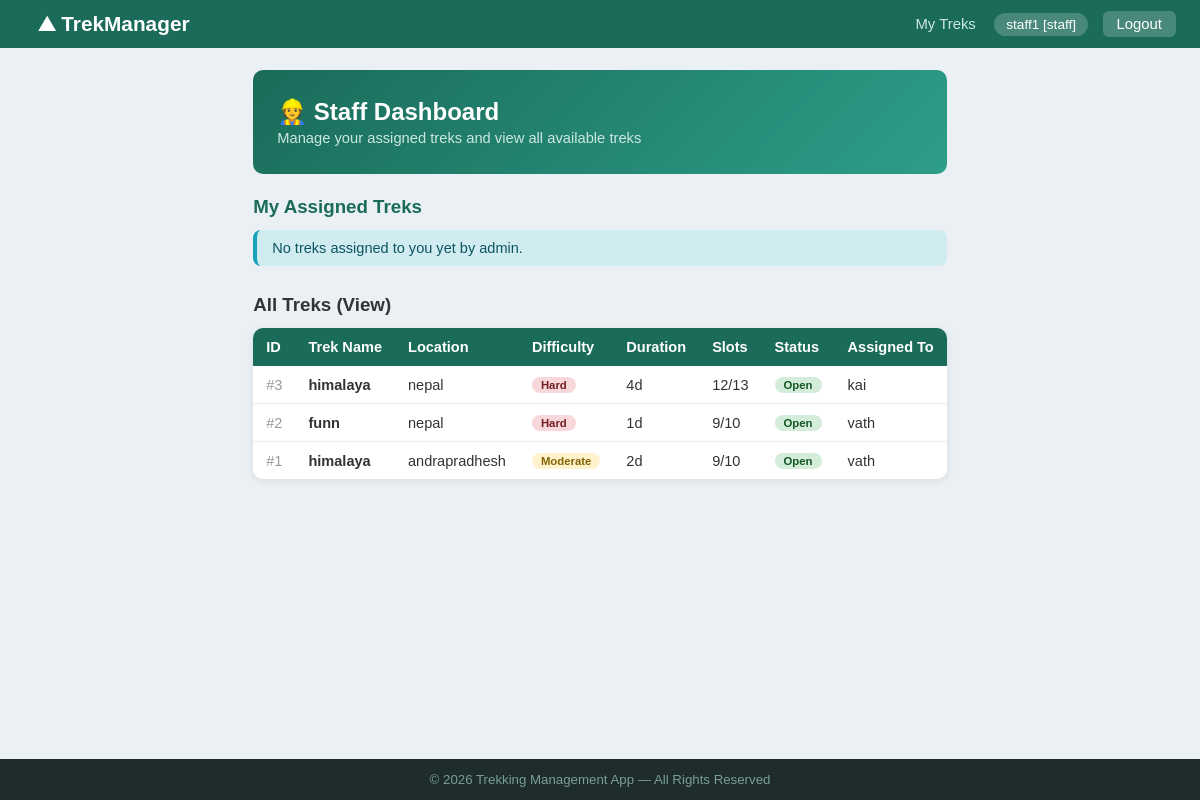
/staff/dashboard (signed in), run on an earlier commit of the app's database.
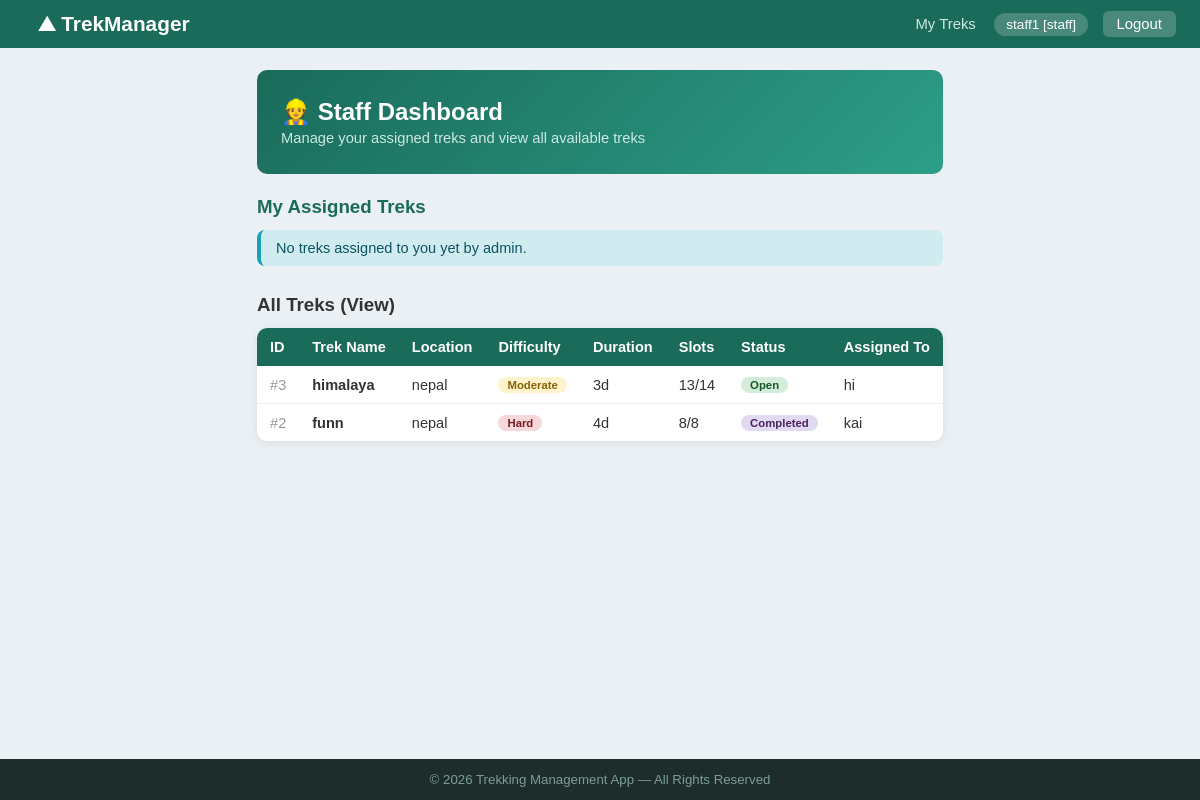
And on a later commit of the database.
### models.py (models this page shows, shortened)
class Trek(db.Model):
    __tablename__ = 'treks'
    id              = db.Column(db.Integer, primary_key=True)
    name            = db.Column(db.String(150), nullable=False)
    location        = db.Column(db.String(150), nullable=False)
    difficulty      = db.Column(db.String(20), nullable=False)          # Easy / Moderate / Hard
    duration        = db.Column(db.Integer, nullable=False)             # days
    available_slots = db.Column(db.Integer, nullable=False, default=10)
    total_slots     = db.Column(db.Integer, nullable=False, default=10)
    status          = db.Column(db.String(20), nullable=False, default='Approved')  # Approved / Open / Closed / Completed
    start_date      = db.Column(db.Date, nullable=True)
    end_date        = db.Column(db.Date, nullable=True)
    description     = db.Column(db.Text, nullable=True)
    created_at      = db.Column(db.DateTime, default=datetime.utcnow)
    assigned_staff_id = db.Column(db.Integer, db.ForeignKey('users.id'), nullable=True)
    assigned_staff    = db.relationship('User', backref='assigned_treks', foreign_keys=[assigned_staff_id])
    bookings = db.relationship('Booking', backref='trek', lazy=True)

class User(db.Model):
    __tablename__ = 'users'
    id               = db.Column(db.Integer, primary_key=True)
    username         = db.Column(db.String(80), unique=True, nullable=False)
    email            = db.Column(db.String(120), unique=True, nullable=False)
    password         = db.Column(db.String(200), nullable=False)
    role             = db.Column(db.String(20), nullable=False, default='user')   # admin / staff / user
    status           = db.Column(db.String(20), nullable=False, default='active') # active / blacklisted
    approval_status  = db.Column(db.String(20), nullable=True, default='pending') # pending / approved / blacklisted
    phone            = db.Column(db.String(20), nullable=True)
    created_at       = db.Column(db.DateTime, default=datetime.utcnow)
    bookings = db.relationship('Booking', backref='user', lazy=True)

### app.py (the view)
@app.route('/staff/dashboard')
def staff_dashboard():
    user = get_current_user()
    if not user or user.role != 'staff':
        flash('Access denied.', 'danger')
        return redirect(url_for('login'))
    assigned_treks = Trek.query.filter_by(assigned_staff_id=user.id).all()
    all_treks = Trek.query.order_by(Trek.id.desc()).all()
    return render_template('staff/dashboard.html', assigned_treks=assigned_treks, all_treks=all_treks)

### app.py (called while the page is built)
def get_current_user():
    if 'user_id' in session:
        return User.query.get(session['user_id'])
    return None

@app.context_processor
def inject_user():
    return dict(current_user=get_current_user)

### templates/staff/dashboard.html (shortened to what this page needs)
{% extends 'base.html' %}
{% block bodyclass %}bg-staff{% endblock %}
{% block content %}
<div class="container">
    <div style="background: linear-gradient(135deg, #1a6b5a, #2d9e88); border-radius: 10px; padding: 28px 24px; color: #fff; margin-bottom: 22px;">
        <h2 style="font-size:1.5em; font-weight:bold; margin-bottom:4px;">&#128119; Staff Dashboard</h2>
        <p style="color:#cce8e3; font-size:0.92em;">Manage your assigned treks and view all available treks</p>
    </div>
    <h3 style="margin-bottom:12px; color:#1a6b5a;">My Assigned Treks</h3>
    {% if assigned_treks %}
    <div class="table-wrap" style="margin-bottom:28px;">
        <table>
            <thead><tr><th>Trek Name</th><th>Location</th><th>Difficulty</th><th>Dates</th><th>Slots</th><th>Status</th><th>Participants</th><th>Actions</th></tr></thead>
            <tbody>
            {% for trek in assigned_treks %}
            {% set booked_count = trek.bookings | selectattr('status','equalto','Booked') | list | length %}
            <tr>
                <td><b>{{ trek.name }}</b></td>
                <td>{{ trek.location }}</td>
                <td><span class="badge badge-{{ trek.difficulty | lower }}">{{ trek.difficulty }}</span></td>
                <td>{{ trek.start_date.strftime('%d %b %Y') if trek.start_date else 'TBD' }} &rarr; {{ trek.end_date.strftime('%d %b %Y') if trek.end_date else 'TBD' }}</td>
                <td>{{ trek.available_slots }}/{{ trek.total_slots }}</td>
                <td><span class="badge badge-{{ trek.status | lower }}">{{ trek.status }}</span></td>
                <td>{{ booked_count }}</td>
                <td><a href="{{ url_for('staff_trek_detail', trek_id=trek.id) }}" class="btn btn-amber btn-sm">Manage</a></td>
            </tr>
            {% endfor %}
            </tbody>
        </table>
    </div>
    {% else %}
    <div class="alert alert-info" style="margin-bottom:28px;">No treks assigned to you yet by admin.</div>
    {% endif %}
    <h3 style="margin-bottom:12px; color:#333;">All Treks (View)</h3>
    {% if all_treks %}
    <div class="table-wrap">
        <table>
            <thead><tr><th>ID</th><th>Trek Name</th><th>Location</th><th>Difficulty</th><th>Duration</th><th>Slots</th><th>Status</th><th>Assigned To</th></tr></thead>
            <tbody>
            {% for trek in all_treks %}
            <tr>
                <td style="color:#999;">#{{ trek.id }}</td>
                <td><b>{{ trek.name }}</b></td>
                <td>{{ trek.location }}</td>
                <td><span class="badge badge-{{ trek.difficulty | lower }}">{{ trek.difficulty }}</span></td>
                <td>{{ trek.duration }}d</td>
                <td>{{ trek.available_slots }}/{{ trek.total_slots }}</td>
                <td><span class="badge badge-{{ trek.status | lower }}">{{ trek.status }}</span></td>
                <td>{% if trek.assigned_staff %}{{ trek.assigned_staff.username }}{% else %}<span style="color:#aaa;">Unassigned</span>{% endif %}</td>
            </tr>
            {% endfor %}
            </tbody>
        </table>
    </div>
    {% else %}
    <div class="alert alert-info">No treks in the system yet.</div>
    {% endif %}
</div>
{% endblock %}

What changed in the data, as far as the page shows it:
removed Trek: id "1", name "himalaya", location "andrapradhesh", difficulty "Moderate", duration "2", available_slots "9", total_slots "10", status "Open", assigned_staff.username "vath"
changed Trek "himalaya": difficulty "Hard" → "Moderate"; duration "4" → "3"; available_slots "12" → "13"; total_slots "13" → "14"; assigned_staff.username "kai" → "hi"
changed Trek "funn": duration "1" → "4"; available_slots "9" → "8"; total_slots "10" → "8"; status "Open" → "Completed"; assigned_staff.username "vath" → "kai"
